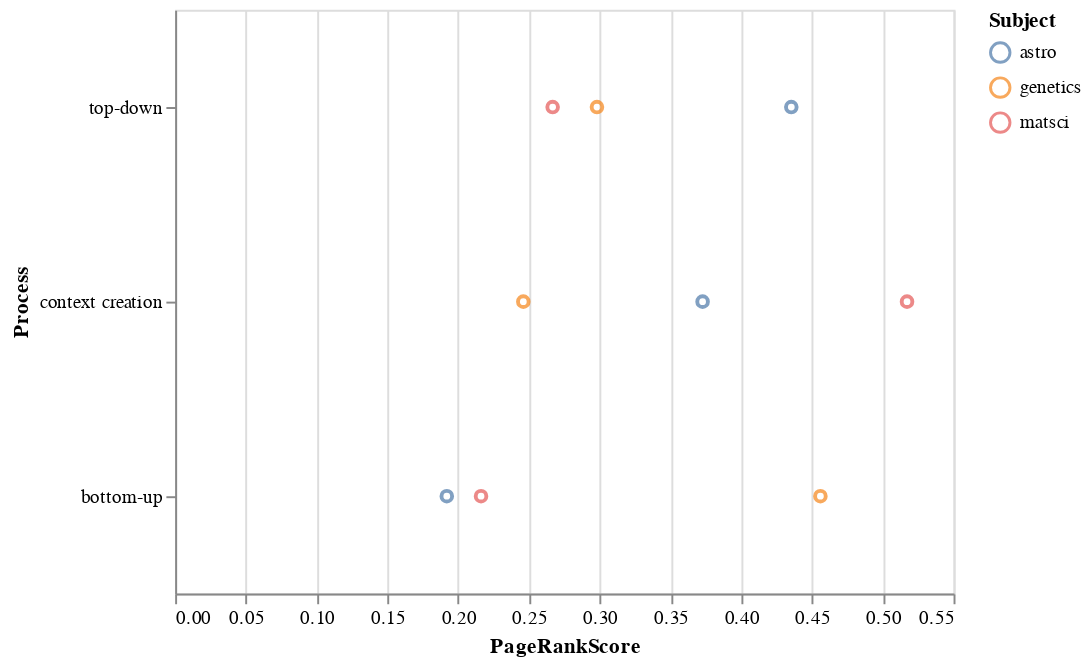

Notebook code cell kept with this figure:
### Code cell
alt.Chart(pgrk_df).mark_point().encode(
    alt.Y("Process",sort=[td,sc,bu]),
    alt.X("PageRankScore"),
    alt.Color("Subject")
)

### Figure 1 — Vega-Lite specification as saved in the notebook (floating-point values rounded to 4 significant figures)
{"$schema": "https://vega.github.io/schema/vega-lite/v2.6.0.json", "config": {"view": {"height": 300, "width": 400}}, "data": {"name": "data-c1a416a6e92c269f4f3c8b6a478b9f7e"}, "datasets": {"data-c1a416a6e92c269f4f3c8b6a478b9f7e": [{"PageRankScore": 0.298, "Process": "top-down", "Subject": "genetics"}, {"PageRankScore": 0.246, "Process": "context creation", "Subject": "genetics"}, {"PageRankScore": 0.4559, "Process": "bottom-up", "Subject": "genetics"}, {"PageRankScore": 0.2667, "Process": "top-down", "Subject": "matsci"}, {"PageRankScore": 0.5171, "Process": "context creation", "Subject": "matsci"}, {"PageRankScore": 0.2161, "Process": "bottom-up", "Subject": "matsci"}, {"PageRankScore": 0.4354, "Process": "top-down", "Subject": "astro"}, {"PageRankScore": 0.3727, "Process": "context creation", "Subject": "astro"}, {"PageRankScore": 0.1919, "Process": "bottom-up", "Subject": "astro"}]}, "encoding": {"color": {"field": "Subject", "type": "nominal"}, "x": {"field": "PageRankScore", "type": "quantitative"}, "y": {"field": "Process", "sort": ["top-down-querying", "search-with-context", "bottom-up-querying"], "type": "nominal"}}, "mark": "point"}
